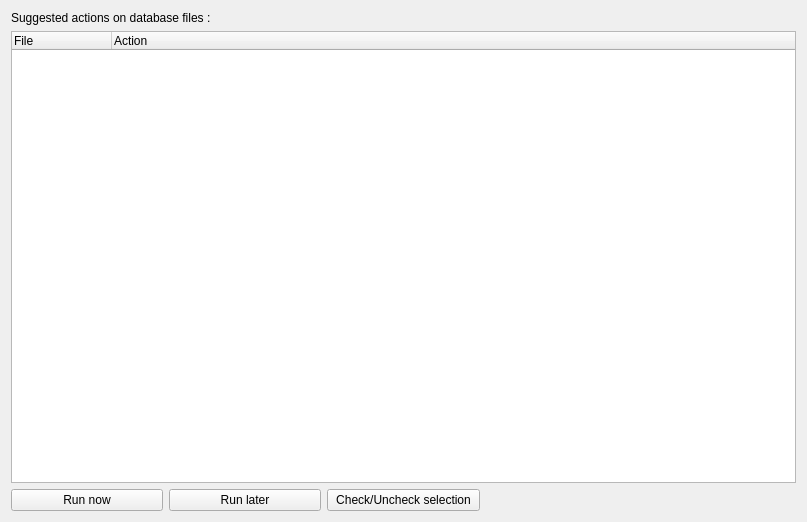
<ui version="4.0" >
 <class>widget</class>
 <widget class="QWidget" name="widget" >
  <property name="geometry" >
   <rect>
    <x>0</x>
    <y>0</y>
    <width>807</width>
    <height>522</height>
   </rect>
  </property>
  <property name="sizePolicy" >
   <sizepolicy vsizetype="Preferred" hsizetype="Preferred" >
    <horstretch>0</horstretch>
    <verstretch>0</verstretch>
   </sizepolicy>
  </property>
  <property name="baseSize" >
   <size>
    <width>0</width>
    <height>0</height>
   </size>
  </property>
  <property name="windowTitle" >
   <string>Form1</string>
  </property>
  <layout class="QVBoxLayout" >
   <item>
    <widget class="QLabel" name="titleLabel" >
     <property name="text" >
      <string>Suggested actions on database files :</string>
     </property>
     <property name="wordWrap" >
      <bool>false</bool>
     </property>
    </widget>
   </item>
   <item>
    <widget class="QTreeWidget" name="treeWidget" >
     <property name="columnCount" >
      <number>2</number>
     </property>
     <column>
      <property name="text" >
       <string>File</string>
      </property>
     </column>
     <column>
      <property name="text" >
       <string>Action</string>
      </property>
     </column>
    </widget>
   </item>
   <item>
    <layout class="QHBoxLayout" >
     <item>
      <widget class="QPushButton" name="runNowButton" >
       <property name="sizePolicy" >
        <sizepolicy vsizetype="Fixed" hsizetype="Minimum" >
         <horstretch>0</horstretch>
         <verstretch>0</verstretch>
        </sizepolicy>
       </property>
       <property name="text" >
        <string>Run now</string>
       </property>
      </widget>
     </item>
     <item>
      <widget class="QPushButton" name="runLaterButton" >
       <property name="sizePolicy" >
        <sizepolicy vsizetype="Fixed" hsizetype="Minimum" >
         <horstretch>0</horstretch>
         <verstretch>0</verstretch>
        </sizepolicy>
       </property>
       <property name="text" >
        <string>Run later</string>
       </property>
      </widget>
     </item>
     <item>
      <widget class="QPushButton" name="selectButton" >
       <property name="sizePolicy" >
        <sizepolicy vsizetype="Fixed" hsizetype="Minimum" >
         <horstretch>0</horstretch>
         <verstretch>0</verstretch>
        </sizepolicy>
       </property>
       <property name="text" >
        <string>Check/Uncheck selection</string>
       </property>
      </widget>
     </item>
     <item>
      <widget class="QFrame" name="action1" >
       <property name="frameShape" >
        <enum>QFrame::NoFrame</enum>
       </property>
       <property name="frameShadow" >
        <enum>QFrame::Plain</enum>
       </property>
      </widget>
     </item>
     <item>
      <widget class="QFrame" name="action2" >
       <property name="frameShape" >
        <enum>QFrame::NoFrame</enum>
       </property>
       <property name="frameShadow" >
        <enum>QFrame::Plain</enum>
       </property>
      </widget>
     </item>
    </layout>
   </item>
  </layout>
 </widget>
 <layoutdefault spacing="6" margin="11" />
 <pixmapfunction>qPixmapFromMimeSource</pixmapfunction>
 <resources/>
 <connections/>
</ui>
